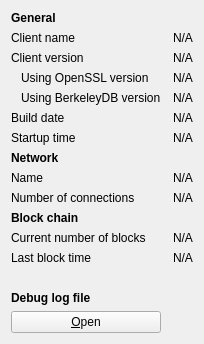
     <widget class="QWidget" name="tab_info">
      <attribute name="title">
       <string>&amp;Information</string>
      </attribute>
      <layout class="QGridLayout" name="gridLayout" columnstretch="0,0">
       <property name="horizontalSpacing">
        <number>12</number>
       </property>
       <item row="0" column="0">
        <widget class="QLabel" name="generalHeader">
         <property name="font">
          <font>
           <weight>75</weight>
           <bold>true</bold>
          </font>
         </property>
         <property name="text">
          <string>General</string>
         </property>
        </widget>
       </item>
       <item row="1" column="0">
        <widget class="QLabel" name="clientNameLabel">
         <property name="text">
          <string>Client name</string>
         </property>
        </widget>
       </item>
       <item row="1" column="1">
        <widget class="QLabel" name="clientName">
         <property name="cursor">
          <cursorShape>IBeamCursor</cursorShape>
         </property>
         <property name="text">
          <string>N/A</string>
         </property>
         <property name="textFormat">
          <enum>Qt::PlainText</enum>
         </property>
         <property name="textInteractionFlags">
          <set>Qt::LinksAccessibleByMouse|Qt::TextSelectableByKeyboard|Qt::TextSelectableByMouse</set>
         </property>
        </widget>
       </item>
       <item row="2" column="0">
        <widget class="QLabel" name="clientVersionLabel">
         <property name="text">
          <string>Client version</string>
         </property>
        </widget>
       </item>
       <item row="2" column="1">
        <widget class="QLabel" name="clientVersion">
         <property name="cursor">
          <cursorShape>IBeamCursor</cursorShape>
         </property>
         <property name="text">
          <string>N/A</string>
         </property>
         <property name="textFormat">
          <enum>Qt::PlainText</enum>
         </property>
         <property name="textInteractionFlags">
          <set>Qt::LinksAccessibleByMouse|Qt::TextSelectableByKeyboard|Qt::TextSelectableByMouse</set>
         </property>
        </widget>
       </item>
       <item row="3" column="0">
        <widget class="QLabel" name="openSSLVersionLabel">
         <property name="text">
          <string>Using OpenSSL version</string>
         </property>
         <property name="indent">
          <number>10</number>
         </property>
        </widget>
       </item>
       <item row="3" column="1">
        <widget class="QLabel" name="openSSLVersion">
         <property name="cursor">
          <cursorShape>IBeamCursor</cursorShape>
         </property>
         <property name="text">
          <string>N/A</string>
         </property>
         <property name="textFormat">
          <enum>Qt::PlainText</enum>
         </property>
         <property name="textInteractionFlags">
          <set>Qt::LinksAccessibleByMouse|Qt::TextSelectableByKeyboard|Qt::TextSelectableByMouse</set>
         </property>
        </widget>
       </item>
       <item row="4" column="0">
        <widget class="QLabel" name="berkeleyDBVersionLabel">
         <property name="text">
          <string>Using BerkeleyDB version</string>
         </property>
         <property name="indent">
          <number>10</number>
         </property>
        </widget>
       </item>
       <item row="4" column="1">
        <widget class="QLabel" name="berkeleyDBVersion">
         <property name="cursor">
          <cursorShape>IBeamCursor</cursorShape>
         </property>
         <property name="text">
          <string>N/A</string>
         </property>
         <property name="textFormat">
          <enum>Qt::PlainText</enum>
         </property>
         <property name="textInteractionFlags">
          <set>Qt::LinksAccessibleByMouse|Qt::TextSelectableByKeyboard|Qt::TextSelectableByMouse</set>
         </property>
        </widget>
       </item>
       <item row="5" column="0">
        <widget class="QLabel" name="buildDateLabel">
         <property name="text">
          <string>Build date</string>
         </property>
        </widget>
       </item>
       <item row="5" column="1">
        <widget class="QLabel" name="buildDate">
         <property name="cursor">
          <cursorShape>IBeamCursor</cursorShape>
         </property>
         <property name="text">
          <string>N/A</string>
         </property>
         <property name="textFormat">
          <enum>Qt::PlainText</enum>
         </property>
         <property name="textInteractionFlags">
          <set>Qt::LinksAccessibleByMouse|Qt::TextSelectableByKeyboard|Qt::TextSelectableByMouse</set>
         </property>
        </widget>
       </item>
       <item row="6" column="0">
        <widget class="QLabel" name="startupTimeLabel">
         <property name="text">
          <string>Startup time</string>
         </property>
        </widget>
       </item>
       <item row="6" column="1">
        <widget class="QLabel" name="startupTime">
         <property name="cursor">
          <cursorShape>IBeamCursor</cursorShape>
         </property>
         <property name="text">
          <string>N/A</string>
         </property>
         <property name="textFormat">
          <enum>Qt::PlainText</enum>
         </property>
         <property name="textInteractionFlags">
          <set>Qt::LinksAccessibleByMouse|Qt::TextSelectableByKeyboard|Qt::TextSelectableByMouse</set>
         </property>
        </widget>
       </item>
       <item row="7" column="0">
        <widget class="QLabel" name="networkHeader">
         <property name="font">
          <font>
           <weight>75</weight>
           <bold>true</bold>
          </font>
         </property>
         <property name="text">
          <string>Network</string>
         </property>
        </widget>
       </item>
       <item row="8" column="0">
        <widget class="QLabel" name="networkNameLabel">
         <property name="text">
          <string>Name</string>
         </property>
        </widget>
       </item>
       <item row="8" column="1">
        <widget class="QLabel" name="networkName">
         <property name="cursor">
          <cursorShape>IBeamCursor</cursorShape>
         </property>
         <property name="text">
          <string>N/A</string>
         </property>
         <property name="textFormat">
          <enum>Qt::PlainText</enum>
         </property>
         <property name="textInteractionFlags">
          <set>Qt::LinksAccessibleByMouse|Qt::TextSelectableByKeyboard|Qt::TextSelectableByMouse</set>
         </property>
        </widget>
       </item>
       <item row="9" column="0">
        <widget class="QLabel" name="numberOfConnectionsLabel">
         <property name="text">
          <string>Number of connections</string>
         </property>
        </widget>
       </item>
       <item row="9" column="1">
        <widget class="QLabel" name="numberOfConnections">
         <property name="cursor">
          <cursorShape>IBeamCursor</cursorShape>
         </property>
         <property name="text">
          <string>N/A</string>
         </property>
         <property name="textFormat">
          <enum>Qt::PlainText</enum>
         </property>
         <property name="textInteractionFlags">
          <set>Qt::LinksAccessibleByMouse|Qt::TextSelectableByKeyboard|Qt::TextSelectableByMouse</set>
         </property>
        </widget>
       </item>
       <item row="11" column="0">
        <widget class="QLabel" name="blockchainHeader">
         <property name="font">
          <font>
           <weight>75</weight>
           <bold>true</bold>
          </font>
         </property>
         <property name="text">
          <string>Block chain</string>
         </property>
        </widget>
       </item>
       <item row="12" column="0">
        <widget class="QLabel" name="numberOfBlocksLabel">
         <property name="text">
          <string>Current number of blocks</string>
         </property>
        </widget>
       </item>
       <item row="12" column="1">
        <widget class="QLabel" name="numberOfBlocks">
         <property name="cursor">
          <cursorShape>IBeamCursor</cursorShape>
         </property>
         <property name="text">
          <string>N/A</string>
         </property>
         <property name="textFormat">
          <enum>Qt::PlainText</enum>
         </property>
         <property name="textInteractionFlags">
          <set>Qt::LinksAccessibleByMouse|Qt::TextSelectableByKeyboard|Qt::TextSelectableByMouse</set>
         </property>
        </widget>
       </item>
       <item row="13" column="0">
        <widget class="QLabel" name="lastBlockTimeLabel">
         <property name="text">
          <string>Last block time</string>
         </property>
        </widget>
       </item>
       <item row="13" column="1">
        <widget class="QLabel" name="lastBlockTime">
         <property name="cursor">
          <cursorShape>IBeamCursor</cursorShape>
         </property>
         <property name="text">
          <string>N/A</string>
         </property>
         <property name="textFormat">
          <enum>Qt::PlainText</enum>
         </property>
         <property name="textInteractionFlags">
          <set>Qt::LinksAccessibleByMouse|Qt::TextSelectableByKeyboard|Qt::TextSelectableByMouse</set>
         </property>
        </widget>
       </item>
       <item row="14" column="0">
        <spacer name="verticalSpacer_2">
         <property name="orientation">
          <enum>Qt::Vertical</enum>
         </property>
         <property name="sizeHint" stdset="0">
          <size>
           <width>20</width>
           <height>20</height>
          </size>
         </property>
        </spacer>
       </item>
       <item row="15" column="0">
        <widget class="QLabel" name="debugLogFileHeader">
         <property name="font">
          <font>
           <weight>75</weight>
           <bold>true</bold>
          </font>
         </property>
         <property name="text">
          <string>Debug log file</string>
         </property>
        </widget>
       </item>
       <item row="16" column="0">
        <widget class="QPushButton" name="openDebugLogfileButton">
         <property name="toolTip">
          <string>Open the AriA debug log file from the current data directory. This can take a few seconds for large log files.</string>
         </property>
         <property name="text">
          <string>&amp;Open</string>
         </property>
         <property name="autoDefault">
          <bool>false</bool>
         </property>
        </widget>
       </item>
      </layout>
     </widget>
